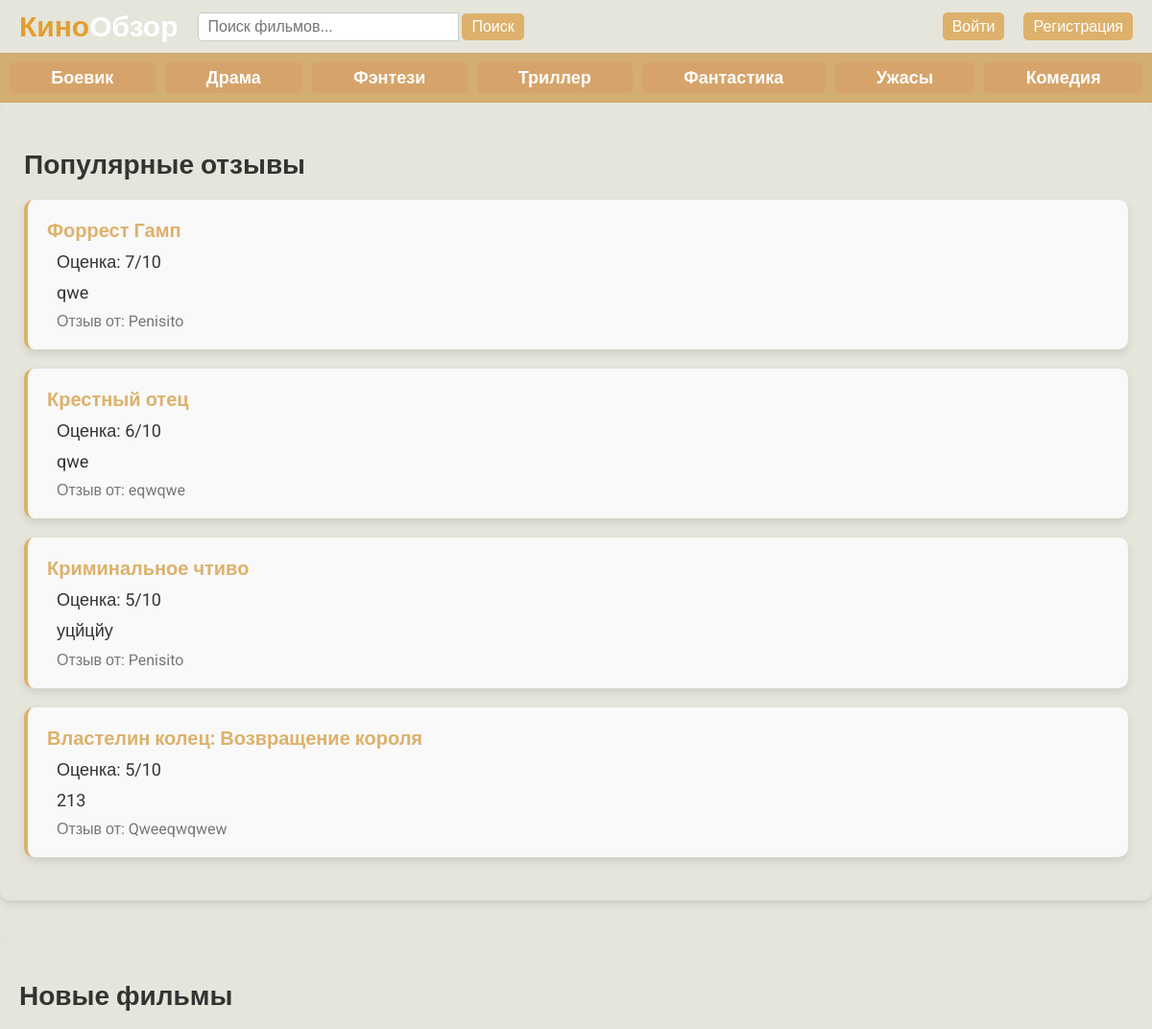
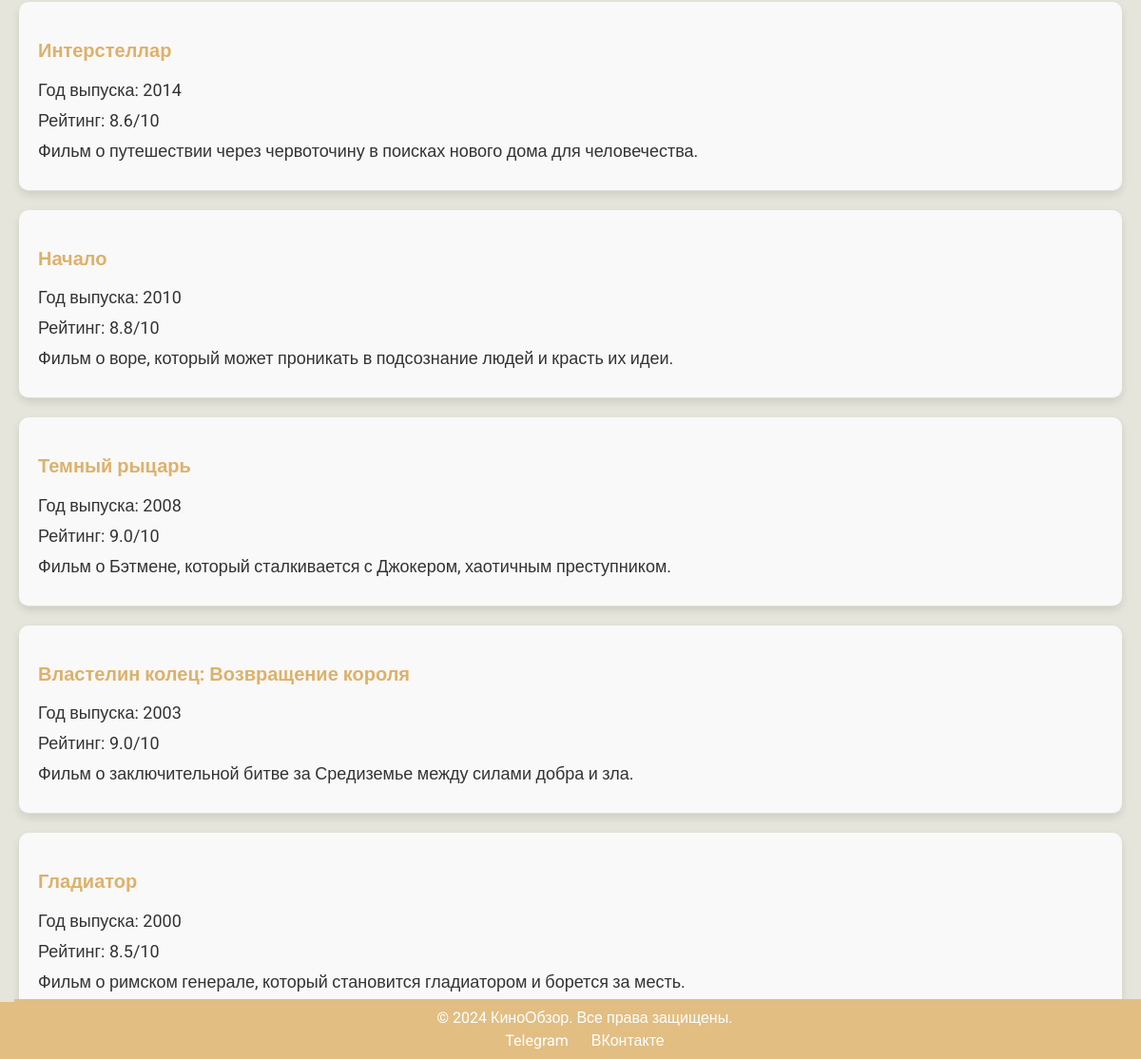
/kinoobzor/index.php, run on the app's committed database (2 pictures, top to bottom).
### tables this page shows
CREATE TABLE `reviews` (
  `id` int NOT NULL,
  `movie_id` int NOT NULL,
  `user_id` int NOT NULL,
  `rating` int DEFAULT NULL,
  `review_text` text,
  `created_at` timestamp NOT NULL DEFAULT CURRENT_TIMESTAMP
);

CREATE TABLE `movies` (
  `id` int NOT NULL,
  `title` varchar(255) NOT NULL,
  `genre` varchar(50) NOT NULL,
  `release_year` int NOT NULL,
  `rating` decimal(3,1) NOT NULL,
  `description` text,
  `created_at` timestamp NULL DEFAULT CURRENT_TIMESTAMP
);

CREATE TABLE `users` (
  `id` int NOT NULL,
  `username` varchar(255) NOT NULL,
  `email` varchar(255) NOT NULL,
  `password` varchar(255) NOT NULL,
  `registration_date` datetime DEFAULT CURRENT_TIMESTAMP,
  `is_admin` tinyint(1) DEFAULT '0',
  `role_id` int NOT NULL DEFAULT '3'
);

### kinoobzor/index.php (the view, shortened to what this page needs)
<?php
include 'db.php';
$stmt = $db->prepare("
    SELECT reviews.*, movies.title AS movie_title, movies.id AS movie_id, users.username
    FROM reviews
    JOIN movies ON reviews.movie_id = movies.id
    JOIN users ON reviews.user_id = users.id
    ORDER BY reviews.rating DESC
    LIMIT 5
");
$stmt->execute();
$popular_reviews = $stmt->fetchAll(PDO::FETCH_ASSOC);
$stmt = $db->prepare("SELECT * FROM movies ORDER BY created_at DESC, release_year DESC LIMIT 5");
$stmt->execute();
$new_movies = $stmt->fetchAll(PDO::FETCH_ASSOC);
?>
<!DOCTYPE html>
<html lang="ru">
<head>
    <link rel="stylesheet" href="styles.css">
</head>
<body>
    <?php include 'header.php'; ?>
    <main>
        <section class="popular-reviews">
            <h1>Популярные отзывы</h1>
            <?php if ($popular_reviews): ?>
                <ul>
                    <?php foreach ($popular_reviews as $review): ?>
                        <li class="review-item">
                            <strong><a href="movie.php?movie_id=<?= htmlspecialchars($review['movie_id']) ?>"><?= htmlspecialchars($review["movie_title"]) ?></a></strong>
                            <p>Оценка: <?= htmlspecialchars($review['rating']) ?>/10</p>
                            <p><?= htmlspecialchars($review["review_text"]) ?></p>
                            <small>Отзыв от: <?= htmlspecialchars($review['username']) ?></small>
                        </li>
                    <?php endforeach; ?>
                </ul>
            <?php else: ?>
                <p>Популярные отзывы отсутствуют.</p>
            <?php endif; ?>
        </section>
        <section class="new-movies">
            <h1>Новые фильмы</h1>
            <?php if ($new_movies): ?>
                <ul>
                    <?php foreach ($new_movies as $movie): ?>
                        <li class="movie-item">
                            <h3><a href="movie.php?movie_id=<?= htmlspecialchars($movie['id']) ?>"><?= htmlspecialchars($movie['title']) ?></a></h3>
                            <p>Год выпуска: <?= htmlspecialchars($movie['release_year']) ?></p>
                            <p>Рейтинг: <?= htmlspecialchars($movie['rating']) ?>/10</p>
                            <p><?= htmlspecialchars($movie['description']) ?></p>
                        </li>
                    <?php endforeach; ?>
                </ul>
            <?php else: ?>
                <p>Новые фильмы отсутствуют.</p>
            <?php endif; ?>
        </section>
    </main>
</body>
</html>

### kinoobzor/styles.css (style rules this page uses)
body { font-family: 'Roboto', sans-serif; background-color: #E5E5DB; color: #333; margin: 0; padding: 0; transition: background-color 0.3s; }
.popular-reviews { padding: 20px; }
.review-item { background-color: #f9f9f9; border-left: 4px solid #DDB16B; padding: 15px 15px 15px 20px; margin-bottom: 20px; border-radius: 0 5px 5px 0; position: relative; overflow: hidden; }
.review-item p { margin: 10px 0; }
.review-item small { color: #777; font-size: 0.9em; }
.popular-reviews { padding: 25px; background-color: #E5E5DB; border-radius: 10px; box-shadow: 0 4px 8px rgba(0, 0, 0, 0.1); }
.popular-reviews h1 { font-size: 28px; margin-bottom: 20px; }
.popular-reviews ul { list-style: none; padding: 0; }
.popular-reviews li, .new-movies li { border-radius: 10px; box-shadow: 0 4px 8px rgba(0, 0, 0, 0.1); margin-bottom: 20px; padding: 20px; background-color: #f9f9f9; transition: background-color 0.3s, box-shadow 0.3s; }
.popular-reviews li:last-child { border-bottom: none; }
.popular-reviews .review-item strong a, .new-movies .movie-item h3 a { font-size: 20px; color: #DDB16B; text-decoration: none; transition: color 0.3s; }
.popular-reviews .review-item p { font-size: 18px; margin: 10px 0; }
.popular-reviews .review-item small { font-size: 16px; color: #777; }
.popular-reviews li strong a { color: #DDB16B; text-decoration: none; transition: color 0.3s; }
.popular-reviews li p { margin: 5px 0; }
.popular-reviews li small { color: #777; }
.movie-item { border-bottom: 1px solid #ddd; padding: 10px 0; }
.movie-item:last-child { border-bottom: none; }
.movie-item h3 a { color: #DDB16B; text-decoration: none; transition: color 0.3s; }
.movie-item p { margin: 5px 0; }
.new-movies { padding: 20px; background-color: #E5E5DB; border-radius: 10px; box-shadow: 0 4px 8px rgba(0, 0, 0, 0.1); margin-top: 40px; }
.new-movies h1 { font-size: 28px; margin-bottom: 20px; }
.new-movies ul { list-style: none; padding: 0; }
.new-movies .movie-item p { font-size: 18px; margin: 10px 0; }
.review-item { background-color: #f9f9f9; border-left: 4px solid #DDB16B; padding: 15px 15px 15px 25px; margin-bottom: 20px; border-radius: 0 5px 5px 0; position: relative; }
.review-item:last-child { border-bottom: none; }
.review-item strong { display: block; font-size: 18px; margin-bottom: 5px; }
.review-item strong a { color: #333; text-decoration: none; }
.review-item p { margin: 8px 0; padding-left: 10px; }
.review-item small { color: #777; font-size: 0.9em; display: block; margin-top: 10px; padding-left: 10px; }

### data on the page
reviews: movie.title "Форрест Гамп", rating "7", review_text "qwe", user.username "Penisito"
reviews: movie.title "Крестный отец", rating "6", review_text "qwe", user.username "eqwqwe"
reviews: movie.title "Криминальное чтиво", rating "5", review_text "уцйцйу", user.username "Penisito"
reviews: movie.title "Властелин колец: Возвращение короля", rating "5", review_text "213", user.username "Qweeqwqwew"
movies: title "Интерстеллар", release_year "2014", rating "8.6", description "Фильм о путешествии через червоточину в поисках нового дома для человечества."
movies: title "Начало", release_year "2010", rating "8.8", description "Фильм о воре, который может проникать в подсознание людей и красть их идеи."
movies: title "Темный рыцарь", release_year "2008", rating "9.0", description "Фильм о Бэтмене, который сталкивается с Джокером, хаотичным преступником."
movies: title "Властелин колец: Возвращение короля", release_year "2003", rating "9.0", description "Фильм о заключительной битве за Средиземье между силами добра и зла."
movies: title "Гладиатор", release_year "2000", rating "8.5", description "Фильм о римском генерале, который становится гладиатором и борется за месть."
